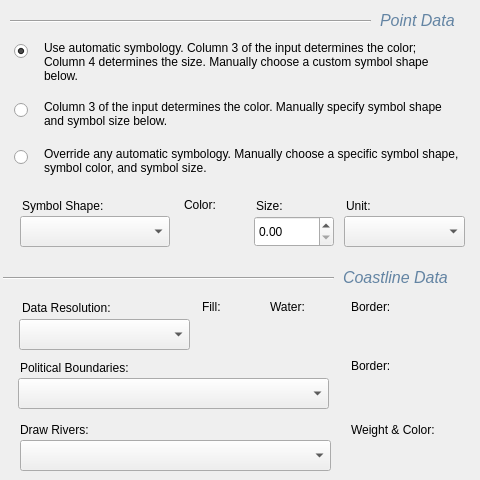
   <widget class="QWidget" name="tab_2">
    <attribute name="title">
     <string>Symbology</string>
    </attribute>
    <widget class="QComboBox" name="combo_symbols">
     <property name="geometry">
      <rect>
       <x>20</x>
       <y>216</y>
       <width>150</width>
       <height>31</height>
      </rect>
     </property>
    </widget>
    <widget class="QDoubleSpinBox" name="spin_symbology_size">
     <property name="geometry">
      <rect>
       <x>254</x>
       <y>216</y>
       <width>80</width>
       <height>31</height>
      </rect>
     </property>
    </widget>
    <widget class="QComboBox" name="combo_symbology_size_unit">
     <property name="geometry">
      <rect>
       <x>344</x>
       <y>216</y>
       <width>121</width>
       <height>31</height>
      </rect>
     </property>
    </widget>
    <widget class="QLabel" name="label">
     <property name="geometry">
      <rect>
       <x>22</x>
       <y>197</y>
       <width>111</width>
       <height>17</height>
      </rect>
     </property>
     <property name="text">
      <string>Symbol Shape:</string>
     </property>
    </widget>
    <widget class="QLabel" name="label_4">
     <property name="geometry">
      <rect>
       <x>256</x>
       <y>197</y>
       <width>71</width>
       <height>17</height>
      </rect>
     </property>
     <property name="text">
      <string>Size:</string>
     </property>
    </widget>
    <widget class="QLabel" name="label_5">
     <property name="geometry">
      <rect>
       <x>346</x>
       <y>197</y>
       <width>71</width>
       <height>17</height>
      </rect>
     </property>
     <property name="text">
      <string>Unit:</string>
     </property>
    </widget>
    <widget class="QRadioButton" name="radio_symlevel0">
     <property name="geometry">
      <rect>
       <x>14</x>
       <y>41</y>
       <width>21</width>
       <height>21</height>
      </rect>
     </property>
     <property name="text">
      <string/>
     </property>
     <property name="checked">
      <bool>true</bool>
     </property>
     <attribute name="buttonGroup">
      <string notr="true">buttonGroup</string>
     </attribute>
    </widget>
    <widget class="QLabel" name="lbl_symlevel0">
     <property name="geometry">
      <rect>
       <x>44</x>
       <y>41</y>
       <width>411</width>
       <height>51</height>
      </rect>
     </property>
     <property name="text">
      <string>&lt;html&gt;&lt;head/&gt;&lt;body&gt;&lt;p&gt;&lt;span style=&quot; font-family:'Calibri';&quot;&gt;Use automatic symbology. Column 3 of the input determines the color; Column 4 determines the size. Manually choose a custom symbol shape below.&lt;/span&gt;&lt;/p&gt;&lt;/body&gt;&lt;/html&gt;</string>
     </property>
     <property name="alignment">
      <set>Qt::AlignLeading|Qt::AlignLeft|Qt::AlignTop</set>
     </property>
     <property name="wordWrap">
      <bool>true</bool>
     </property>
     <property name="buddy">
      <cstring></cstring>
     </property>
    </widget>
    <widget class="QRadioButton" name="radio_symlevel1">
     <property name="geometry">
      <rect>
       <x>14</x>
       <y>100</y>
       <width>21</width>
       <height>21</height>
      </rect>
     </property>
     <property name="text">
      <string/>
     </property>
     <attribute name="buttonGroup">
      <string notr="true">buttonGroup</string>
     </attribute>
    </widget>
    <widget class="QLabel" name="lbl_symlevel1">
     <property name="geometry">
      <rect>
       <x>44</x>
       <y>100</y>
       <width>411</width>
       <height>41</height>
      </rect>
     </property>
     <property name="text">
      <string>&lt;html&gt;&lt;head/&gt;&lt;body&gt;&lt;p&gt;&lt;span style=&quot; font-family:'Calibri';&quot;&gt;Column 3 of the input determines the color. Manually specify symbol shape and symbol size below.&lt;/span&gt;&lt;/p&gt;&lt;/body&gt;&lt;/html&gt;</string>
     </property>
     <property name="alignment">
      <set>Qt::AlignLeading|Qt::AlignLeft|Qt::AlignTop</set>
     </property>
     <property name="wordWrap">
      <bool>true</bool>
     </property>
    </widget>
    <widget class="QRadioButton" name="radio_symlevel2">
     <property name="geometry">
      <rect>
       <x>14</x>
       <y>147</y>
       <width>21</width>
       <height>21</height>
      </rect>
     </property>
     <property name="text">
      <string/>
     </property>
     <attribute name="buttonGroup">
      <string notr="true">buttonGroup</string>
     </attribute>
    </widget>
    <widget class="QLabel" name="lbl_symlevel2">
     <property name="geometry">
      <rect>
       <x>44</x>
       <y>147</y>
       <width>421</width>
       <height>41</height>
      </rect>
     </property>
     <property name="text">
      <string>&lt;html&gt;&lt;head/&gt;&lt;body&gt;&lt;p&gt;Override any automatic symbology. Manually choose a specific symbol shape, symbol color, and symbol size.&lt;/p&gt;&lt;/body&gt;&lt;/html&gt;</string>
     </property>
     <property name="alignment">
      <set>Qt::AlignLeading|Qt::AlignLeft|Qt::AlignTop</set>
     </property>
     <property name="wordWrap">
      <bool>true</bool>
     </property>
    </widget>
    <widget class="Line" name="line_8">
     <property name="geometry">
      <rect>
       <x>10</x>
       <y>11</y>
       <width>361</width>
       <height>20</height>
      </rect>
     </property>
     <property name="palette">
      <palette>
       <active>
        <colorrole role="WindowText">
         <brush brushstyle="SolidPattern">
          <color alpha="255">
           <red>99</red>
           <green>132</green>
           <blue>163</blue>
          </color>
         </brush>
        </colorrole>
        <colorrole role="Text">
         <brush brushstyle="SolidPattern">
          <color alpha="255">
           <red>82</red>
           <green>141</green>
           <blue>163</blue>
          </color>
         </brush>
        </colorrole>
        <colorrole role="PlaceholderText">
         <brush brushstyle="SolidPattern">
          <color alpha="128">
           <red>82</red>
           <green>141</green>
           <blue>163</blue>
          </color>
         </brush>
        </colorrole>
       </active>
       <inactive>
        <colorrole role="WindowText">
         <brush brushstyle="SolidPattern">
          <color alpha="255">
           <red>99</red>
           <green>132</green>
           <blue>163</blue>
          </color>
         </brush>
        </colorrole>
        <colorrole role="Text">
         <brush brushstyle="SolidPattern">
          <color alpha="255">
           <red>82</red>
           <green>141</green>
           <blue>163</blue>
          </color>
         </brush>
        </colorrole>
        <colorrole role="PlaceholderText">
         <brush brushstyle="SolidPattern">
          <color alpha="128">
           <red>82</red>
           <green>141</green>
           <blue>163</blue>
          </color>
         </brush>
        </colorrole>
       </inactive>
       <disabled>
        <colorrole role="WindowText">
         <brush brushstyle="SolidPattern">
          <color alpha="255">
           <red>177</red>
           <green>181</green>
           <blue>184</blue>
          </color>
         </brush>
        </colorrole>
        <colorrole role="Text">
         <brush brushstyle="SolidPattern">
          <color alpha="255">
           <red>180</red>
           <green>184</green>
           <blue>186</blue>
          </color>
         </brush>
        </colorrole>
        <colorrole role="PlaceholderText">
         <brush brushstyle="SolidPattern">
          <color alpha="128">
           <red>65</red>
           <green>76</green>
           <blue>82</blue>
          </color>
         </brush>
        </colorrole>
       </disabled>
      </palette>
     </property>
     <property name="orientation">
      <enum>Qt::Horizontal</enum>
     </property>
    </widget>
    <widget class="QLabel" name="label_25">
     <property name="geometry">
      <rect>
       <x>380</x>
       <y>10</y>
       <width>91</width>
       <height>21</height>
      </rect>
     </property>
     <property name="palette">
      <palette>
       <active>
        <colorrole role="WindowText">
         <brush brushstyle="SolidPattern">
          <color alpha="255">
           <red>99</red>
           <green>132</green>
           <blue>163</blue>
          </color>
         </brush>
        </colorrole>
        <colorrole role="Text">
         <brush brushstyle="SolidPattern">
          <color alpha="255">
           <red>82</red>
           <green>141</green>
           <blue>163</blue>
          </color>
         </brush>
        </colorrole>
        <colorrole role="PlaceholderText">
         <brush brushstyle="SolidPattern">
          <color alpha="128">
           <red>82</red>
           <green>141</green>
           <blue>163</blue>
          </color>
         </brush>
        </colorrole>
       </active>
       <inactive>
        <colorrole role="WindowText">
         <brush brushstyle="SolidPattern">
          <color alpha="255">
           <red>99</red>
           <green>132</green>
           <blue>163</blue>
          </color>
         </brush>
        </colorrole>
        <colorrole role="Text">
         <brush brushstyle="SolidPattern">
          <color alpha="255">
           <red>82</red>
           <green>141</green>
           <blue>163</blue>
          </color>
         </brush>
        </colorrole>
        <colorrole role="PlaceholderText">
         <brush brushstyle="SolidPattern">
          <color alpha="128">
           <red>82</red>
           <green>141</green>
           <blue>163</blue>
          </color>
         </brush>
        </colorrole>
       </inactive>
       <disabled>
        <colorrole role="WindowText">
         <brush brushstyle="SolidPattern">
          <color alpha="255">
           <red>177</red>
           <green>181</green>
           <blue>184</blue>
          </color>
         </brush>
        </colorrole>
        <colorrole role="Text">
         <brush brushstyle="SolidPattern">
          <color alpha="255">
           <red>180</red>
           <green>184</green>
           <blue>186</blue>
          </color>
         </brush>
        </colorrole>
        <colorrole role="PlaceholderText">
         <brush brushstyle="SolidPattern">
          <color alpha="128">
           <red>65</red>
           <green>76</green>
           <blue>82</blue>
          </color>
         </brush>
        </colorrole>
       </disabled>
      </palette>
     </property>
     <property name="font">
      <font>
       <pointsize>12</pointsize>
       <italic>true</italic>
      </font>
     </property>
     <property name="text">
      <string>Point Data</string>
     </property>
    </widget>
    <widget class="QWidget" name="horizontalLayoutWidget">
     <property name="geometry">
      <rect>
       <x>182</x>
       <y>216</y>
       <width>61</width>
       <height>31</height>
      </rect>
     </property>
     <layout class="QHBoxLayout" name="color_button_layout"/>
    </widget>
    <widget class="QLabel" name="label_10">
     <property name="geometry">
      <rect>
       <x>184</x>
       <y>196</y>
       <width>51</width>
       <height>17</height>
      </rect>
     </property>
     <property name="text">
      <string>Color:</string>
     </property>
    </widget>
    <widget class="Line" name="line_9">
     <property name="geometry">
      <rect>
       <x>3</x>
       <y>268</y>
       <width>331</width>
       <height>20</height>
      </rect>
     </property>
     <property name="palette">
      <palette>
       <active>
        <colorrole role="WindowText">
         <brush brushstyle="SolidPattern">
          <color alpha="255">
           <red>99</red>
           <green>132</green>
           <blue>163</blue>
          </color>
         </brush>
        </colorrole>
        <colorrole role="Text">
         <brush brushstyle="SolidPattern">
          <color alpha="255">
           <red>82</red>
           <green>141</green>
           <blue>163</blue>
          </color>
         </brush>
        </colorrole>
        <colorrole role="PlaceholderText">
         <brush brushstyle="SolidPattern">
          <color alpha="128">
           <red>82</red>
           <green>141</green>
           <blue>163</blue>
          </color>
         </brush>
        </colorrole>
       </active>
       <inactive>
        <colorrole role="WindowText">
         <brush brushstyle="SolidPattern">
          <color alpha="255">
           <red>99</red>
           <green>132</green>
           <blue>163</blue>
          </color>
         </brush>
        </colorrole>
        <colorrole role="Text">
         <brush brushstyle="SolidPattern">
          <color alpha="255">
           <red>82</red>
           <green>141</green>
           <blue>163</blue>
          </color>
         </brush>
        </colorrole>
        <colorrole role="PlaceholderText">
         <brush brushstyle="SolidPattern">
          <color alpha="128">
           <red>82</red>
           <green>141</green>
           <blue>163</blue>
          </color>
         </brush>
        </colorrole>
       </inactive>
       <disabled>
        <colorrole role="WindowText">
         <brush brushstyle="SolidPattern">
          <color alpha="255">
           <red>177</red>
           <green>181</green>
           <blue>184</blue>
          </color>
         </brush>
        </colorrole>
        <colorrole role="Text">
         <brush brushstyle="SolidPattern">
          <color alpha="255">
           <red>180</red>
           <green>184</green>
           <blue>186</blue>
          </color>
         </brush>
        </colorrole>
        <colorrole role="PlaceholderText">
         <brush brushstyle="SolidPattern">
          <color alpha="128">
           <red>65</red>
           <green>76</green>
           <blue>82</blue>
          </color>
         </brush>
        </colorrole>
       </disabled>
      </palette>
     </property>
     <property name="orientation">
      <enum>Qt::Horizontal</enum>
     </property>
    </widget>
    <widget class="QLabel" name="label_26">
     <property name="geometry">
      <rect>
       <x>343</x>
       <y>267</y>
       <width>121</width>
       <height>21</height>
      </rect>
     </property>
     <property name="palette">
      <palette>
       <active>
        <colorrole role="WindowText">
         <brush brushstyle="SolidPattern">
          <color alpha="255">
           <red>99</red>
           <green>132</green>
           <blue>163</blue>
          </color>
         </brush>
        </colorrole>
        <colorrole role="Text">
         <brush brushstyle="SolidPattern">
          <color alpha="255">
           <red>82</red>
           <green>141</green>
           <blue>163</blue>
          </color>
         </brush>
        </colorrole>
        <colorrole role="PlaceholderText">
         <brush brushstyle="SolidPattern">
          <color alpha="128">
           <red>82</red>
           <green>141</green>
           <blue>163</blue>
          </color>
         </brush>
        </colorrole>
       </active>
       <inactive>
        <colorrole role="WindowText">
         <brush brushstyle="SolidPattern">
          <color alpha="255">
           <red>99</red>
           <green>132</green>
           <blue>163</blue>
          </color>
         </brush>
        </colorrole>
        <colorrole role="Text">
         <brush brushstyle="SolidPattern">
          <color alpha="255">
           <red>82</red>
           <green>141</green>
           <blue>163</blue>
          </color>
         </brush>
        </colorrole>
        <colorrole role="PlaceholderText">
         <brush brushstyle="SolidPattern">
          <color alpha="128">
           <red>82</red>
           <green>141</green>
           <blue>163</blue>
          </color>
         </brush>
        </colorrole>
       </inactive>
       <disabled>
        <colorrole role="WindowText">
         <brush brushstyle="SolidPattern">
          <color alpha="255">
           <red>177</red>
           <green>181</green>
           <blue>184</blue>
          </color>
         </brush>
        </colorrole>
        <colorrole role="Text">
         <brush brushstyle="SolidPattern">
          <color alpha="255">
           <red>180</red>
           <green>184</green>
           <blue>186</blue>
          </color>
         </brush>
        </colorrole>
        <colorrole role="PlaceholderText">
         <brush brushstyle="SolidPattern">
          <color alpha="128">
           <red>65</red>
           <green>76</green>
           <blue>82</blue>
          </color>
         </brush>
        </colorrole>
       </disabled>
      </palette>
     </property>
     <property name="font">
      <font>
       <pointsize>12</pointsize>
       <italic>true</italic>
      </font>
     </property>
     <property name="text">
      <string>Coastline Data</string>
     </property>
    </widget>
    <widget class="QWidget" name="horizontalLayoutWidget_2">
     <property name="geometry">
      <rect>
       <x>197</x>
       <y>318</y>
       <width>61</width>
       <height>31</height>
      </rect>
     </property>
     <layout class="QHBoxLayout" name="coastline_color_layout"/>
    </widget>
    <widget class="QLabel" name="label_19">
     <property name="geometry">
      <rect>
       <x>202</x>
       <y>298</y>
       <width>51</width>
       <height>17</height>
      </rect>
     </property>
     <property name="text">
      <string>Fill:</string>
     </property>
    </widget>
    <widget class="QComboBox" name="combo_coastline_national_boundary_type">
     <property name="geometry">
      <rect>
       <x>18</x>
       <y>378</y>
       <width>311</width>
       <height>31</height>
      </rect>
     </property>
    </widget>
    <widget class="QLabel" name="label_2">
     <property name="geometry">
      <rect>
       <x>20</x>
       <y>359</y>
       <width>151</width>
       <height>17</height>
      </rect>
     </property>
     <property name="text">
      <string>Political Boundaries:</string>
     </property>
    </widget>
    <widget class="QLabel" name="label_20">
     <property name="geometry">
      <rect>
       <x>351</x>
       <y>421</y>
       <width>111</width>
       <height>17</height>
      </rect>
     </property>
     <property name="text">
      <string>Weight &amp; Color:</string>
     </property>
    </widget>
    <widget class="QComboBox" name="combo_coastline_river_type">
     <property name="geometry">
      <rect>
       <x>20</x>
       <y>440</y>
       <width>311</width>
       <height>31</height>
      </rect>
     </property>
    </widget>
    <widget class="QLabel" name="label_23">
     <property name="geometry">
      <rect>
       <x>20</x>
       <y>421</y>
       <width>101</width>
       <height>17</height>
      </rect>
     </property>
     <property name="text">
      <string>Draw Rivers:</string>
     </property>
    </widget>
    <widget class="QLabel" name="label_24">
     <property name="geometry">
      <rect>
       <x>351</x>
       <y>357</y>
       <width>51</width>
       <height>17</height>
      </rect>
     </property>
     <property name="text">
      <string>Border:</string>
     </property>
    </widget>
    <widget class="QWidget" name="horizontalLayoutWidget_3">
     <property name="geometry">
      <rect>
       <x>350</x>
       <y>440</y>
       <width>111</width>
       <height>31</height>
      </rect>
     </property>
     <layout class="QHBoxLayout" name="coastline_river_color_layout"/>
    </widget>
    <widget class="QWidget" name="horizontalLayoutWidget_4">
     <property name="geometry">
      <rect>
       <x>350</x>
       <y>377</y>
       <width>111</width>
       <height>33</height>
      </rect>
     </property>
     <layout class="QHBoxLayout" name="coastline_national_boundary_layout"/>
    </widget>
    <widget class="QWidget" name="horizontalLayoutWidget_9">
     <property name="geometry">
      <rect>
       <x>265</x>
       <y>318</y>
       <width>61</width>
       <height>31</height>
      </rect>
     </property>
     <layout class="QHBoxLayout" name="coastline_water_color_layout"/>
    </widget>
    <widget class="QLabel" name="label_81">
     <property name="geometry">
      <rect>
       <x>270</x>
       <y>298</y>
       <width>51</width>
       <height>17</height>
      </rect>
     </property>
     <property name="text">
      <string>Water:</string>
     </property>
    </widget>
    <widget class="QLabel" name="label_82">
     <property name="geometry">
      <rect>
       <x>351</x>
       <y>298</y>
       <width>51</width>
       <height>17</height>
      </rect>
     </property>
     <property name="text">
      <string>Border:</string>
     </property>
    </widget>
    <widget class="QWidget" name="horizontalLayoutWidget_10">
     <property name="geometry">
      <rect>
       <x>350</x>
       <y>316</y>
       <width>111</width>
       <height>33</height>
      </rect>
     </property>
     <layout class="QHBoxLayout" name="coastline_border_layout"/>
    </widget>
    <widget class="QLabel" name="label_83">
     <property name="geometry">
      <rect>
       <x>22</x>
       <y>298</y>
       <width>111</width>
       <height>20</height>
      </rect>
     </property>
     <property name="text">
      <string>Data Resolution:</string>
     </property>
    </widget>
    <widget class="QComboBox" name="combo_resolution">
     <property name="geometry">
      <rect>
       <x>19</x>
       <y>319</y>
       <width>171</width>
       <height>31</height>
      </rect>
     </property>
    </widget>
    <zorder>combo_symbols</zorder>
    <zorder>spin_symbology_size</zorder>
    <zorder>combo_symbology_size_unit</zorder>
    <zorder>label</zorder>
    <zorder>label_4</zorder>
    <zorder>label_5</zorder>
    <zorder>radio_symlevel0</zorder>
    <zorder>radio_symlevel1</zorder>
    <zorder>lbl_symlevel1</zorder>
    <zorder>lbl_symlevel2</zorder>
    <zorder>line_8</zorder>
    <zorder>label_25</zorder>
    <zorder>radio_symlevel2</zorder>
    <zorder>lbl_symlevel0</zorder>
    <zorder>horizontalLayoutWidget</zorder>
    <zorder>label_10</zorder>
    <zorder>line_9</zorder>
    <zorder>label_26</zorder>
    <zorder>horizontalLayoutWidget_2</zorder>
    <zorder>label_19</zorder>
    <zorder>combo_coastline_national_boundary_type</zorder>
    <zorder>label_2</zorder>
    <zorder>label_20</zorder>
    <zorder>combo_coastline_river_type</zorder>
    <zorder>label_23</zorder>
    <zorder>label_24</zorder>
    <zorder>horizontalLayoutWidget_3</zorder>
    <zorder>horizontalLayoutWidget_4</zorder>
    <zorder>horizontalLayoutWidget_9</zorder>
    <zorder>label_81</zorder>
    <zorder>label_82</zorder>
    <zorder>horizontalLayoutWidget_10</zorder>
    <zorder>label_83</zorder>
    <zorder>combo_resolution</zorder>
   </widget>
